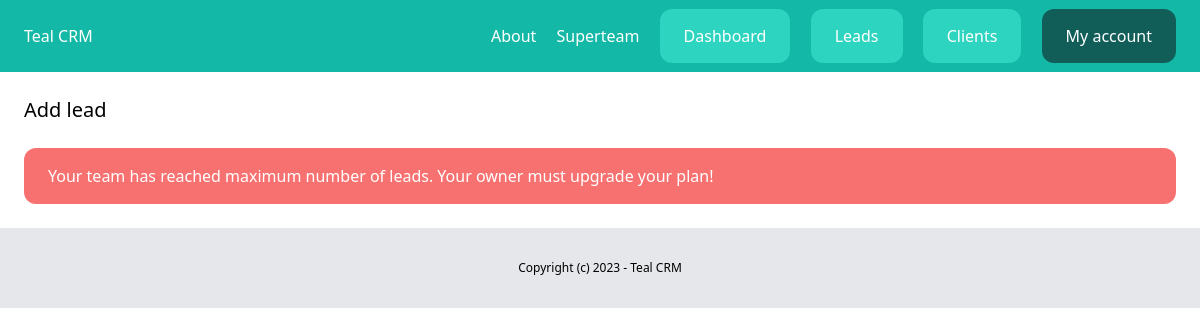
The page /dashboard/leads/add/ (signed in) on the database as committed earlier.
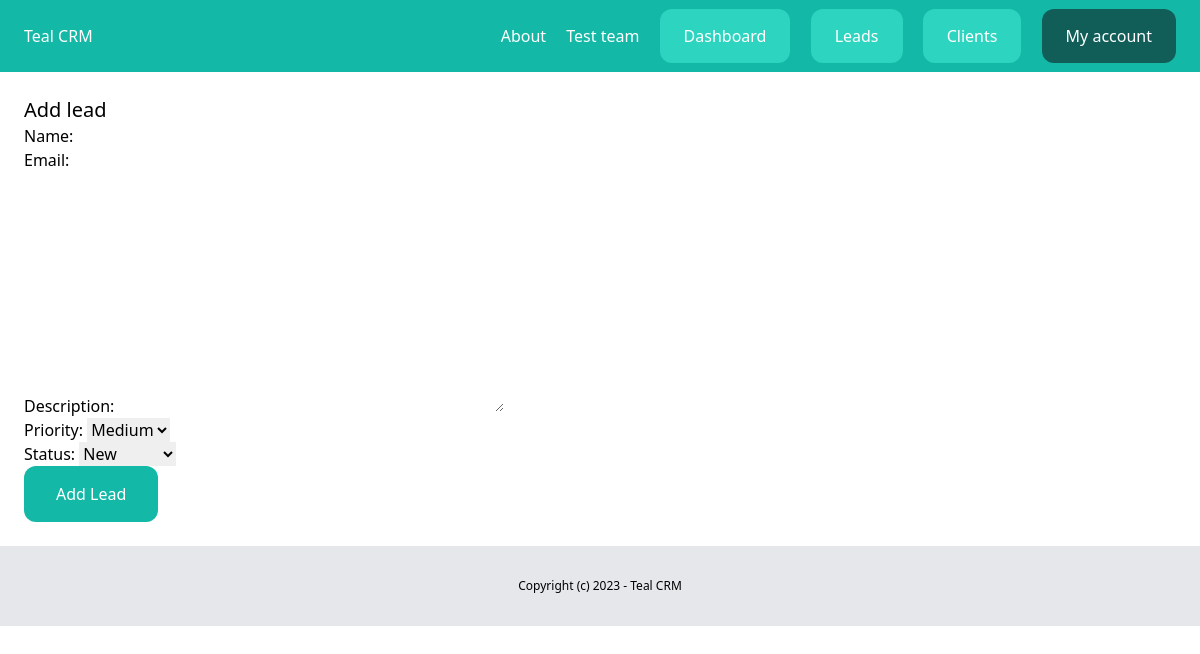
The same page on the database as committed later.
### teams/models.py (models this page shows, shortened)
class Team(models.Model):
    plan = models.ForeignKey(Plan, related_name='teams', blank=True, null=True, on_delete=models.CASCADE)
    name = models.CharField(max_length=100)
    members = models.ManyToManyField(User, related_name='teams')
    created_by = models.ForeignKey(User, related_name='created_teams', on_delete=models.CASCADE)
    created_at = models.DateTimeField(auto_now_add=True)

### lead/views.py (the view, shortened to what this page needs)
# urls.py: path('add/', views.LeadCreateView.as_view(), name='add'),
class LeadCreateView(LoginRequiredMixin, CreateView):
    model=Lead
    fields = ['name', 'email', 'description', 'priority', 'status']
    success_url = reverse_lazy('leads:list')
    def get_context_data(self, **kwargs):
        context = super().get_context_data(**kwargs)
        team = self.request.user.userprofile.active_team
        context['team'] = team
        context['title'] = 'Add lead'
        return context

### teams/context_processors.py (called while the page is built)
def active_team(request):
    if request.user.is_authenticated:
        if request.user.userprofile.active_team:
            active_team = request.user.userprofile.active_team
        else:
            active_team = Team.objects.filter(created_by=request.user)[0]
    else:
        active_team = None
    return {'active_team': active_team}

### lead/templates/lead/lead_form.html (shortened to what this page needs)
{% extends 'core/base.html' %}
{% block content %}
<div class="py-6 px-6">
    <h1 class="text-xl">{{ title }}</h1>
    {% if team.plan.max_leads > team.leads.count or title == 'Edit lead' %}
        <form method="POST">
            {{form.as_p}}
            <button class="py-4 px-8 bg-teal-500 text-white rounded-xl">Add Lead</button>
        </form>
    {% else %}
        <div class="mt-6 px-6 py-4 bg-red-400 rounded-xl text-white">
            Your team has reached maximum number of leads. Your owner must upgrade your plan!
        </div>
    {% endif %}
</div>
{% endblock%}

### core/templates/core/partials/nav.html
<nav class="py-6 px-6 bg-teal-500 flex justify-between">
    <a href="/" class="text-white">Teal CRM</a>
    <div class="space-x-4">
      <a href="{% url 'about' %}" class="text-white">About</a>
      {% if request.user.is_authenticated %}
        <a href="{% url 'teams:detail' active_team.id %}" class="text-white">{{ active_team.name }}</a>
        <a href="{% url 'dashboard:index' %}" class="py-4 px-6 bg-teal-400 rounded-xl text-white">Dashboard</a>
        <a href="{% url 'leads:list' %}" class="py-4 px-6 bg-teal-400 rounded-xl text-white">Leads</a>
        <a href="{% url 'clients:list' %}" class="py-4 px-6 bg-teal-400 rounded-xl text-white">Clients</a>
        <a href="{% url 'userprofile:myaccount' %}" class="py-4 px-6 bg-teal-800 rounded-xl text-white">My account</a>
      {% else %}
        <a href="{% url 'login' %}" class="py-4 px-6 bg-teal-600 rounded-xl text-white">Log in</a>
        <a href="{% url 'userprofile:signup' %}" class="py-4 px-6 bg-teal-400 rounded-xl text-white">Sign up</a>
      {% endif %}
    </div>
</nav>

Rows that differ between the two databases and show on the page:
no longer on this page (row unchanged): Team: name "Superteam"
added Team: name "Test team"
Other text that changed with them:
form field priority: (not shown) → "Medium"
form field status: (not shown) → "New"
text no longer shown: "Your team has reached maximum number of leads. Your owner must upgrade your plan!"
text now shown: "Name: Email: Description: Priority: Status: Add Lead"
